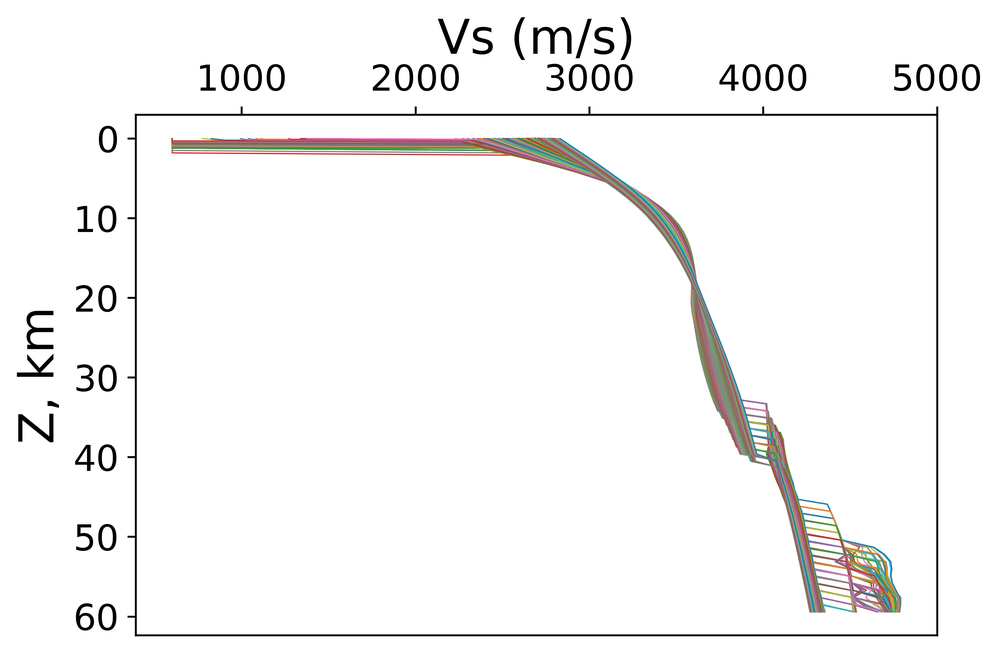
#> input picture SW4_rfile/create_vel_model_rfilebasin/fig.profile_vs_basin.png, 1000 x 655 px, shrunk from 2901 x 1900 before the run, found by its file name; the run also reads 2 pictures not shown here
$ python rfile_figs_compare.py
#> lines starting #> are read from the running program, lines starting #| are printed output that depends on the picture
#!/usr/bin/env python3
# -*- coding: utf-8 -*-
"""
Created on Tue May  2 12:11:38 2023

@author: rshimony
"""

import matplotlib.pyplot as plt

fig = plt.figure(figsize=(11, 3.5))
# fig.tight_layout(rect=[0, 0.2, 1, 0.985])
fig.subplots_adjust(wspace=0.005)
# fig.suptitle('rfile Figures', fontsize=20 , x=0.5,y=0.95)

ax1 = fig.add_subplot(2,3,1)
Image1 = plt.imread('/Users/rshimony/Documents/My_Notebooks/create_vel_model_rfilebasin/fig.profile_vs_basin.png')
#> Image1 is the input picture: shape (655, 1000, 4) float32; mean R, G, B, A 0.963, 0.962, 0.96, 1
ax1.imshow(Image1)
ax1.axis('off')
ax1.set_title('Vs profile - basin' ,size=8)

ax2 = fig.add_subplot(2,3,2)
Image2 = plt.imread('/Users/rshimony/Documents/My_Notebooks/create_vel_model_rfilebasin/fig.crossection2_basin.png')
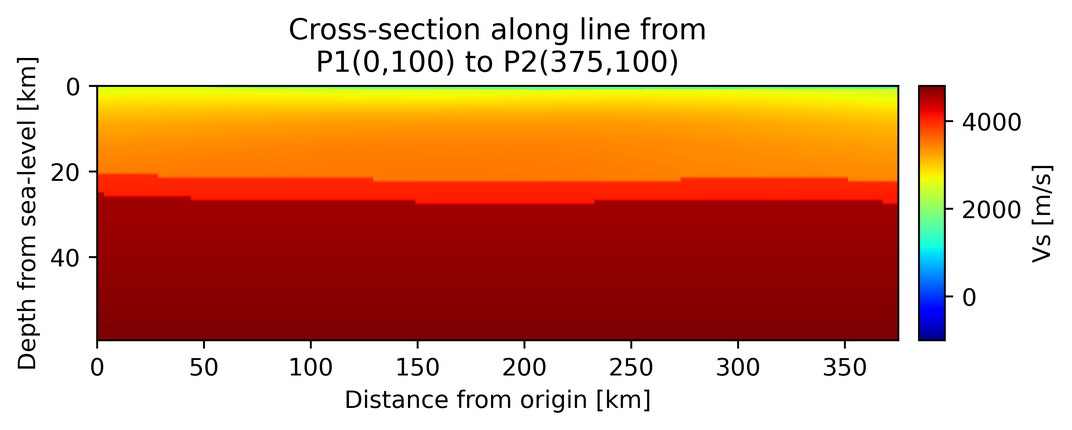
#> input picture SW4_rfile/create_vel_model_rfilebasin/fig.crossection2_basin.png, 1072 x 430 px, shrunk from 3111 x 1246 before the run, found by its file name
#> Image2 is the input picture: shape (430, 1072, 4) float32; mean R, G, B, A 0.85, 0.63, 0.523, 1
ax2.imshow(Image2)
ax2.axis('off')
ax2.set_title('S-N cross section - basin' ,size=8)

ax3 = fig.add_subplot(2,3,3)
Image3 = plt.imread('/Users/rshimony/Documents/My_Notebooks/create_vel_model_rfilebasin/fig.crossection_basin.png')
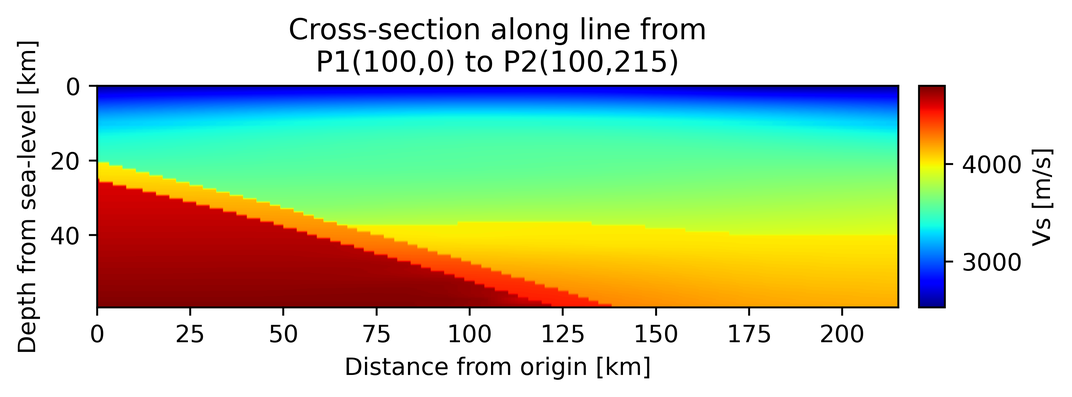
#> input picture SW4_rfile/create_vel_model_rfilebasin/fig.crossection_basin.png, 1072 x 397 px, shrunk from 3111 x 1152 before the run, found by its file name
#> Image3 is the input picture: shape (397, 1072, 4) float32; mean R, G, B, A 0.76, 0.823, 0.706, 1
ax3.imshow(Image3)
ax3.axis('off')
ax3.set_title('W-E cross section - basin' ,size=8)

ax4 = fig.add_subplot(2,3,4)
Image4 = plt.imread('/Users/rshimony/Documents/My_Notebooks/create_vel_model_rfiletopo/fig.profile_vs_steph.png')
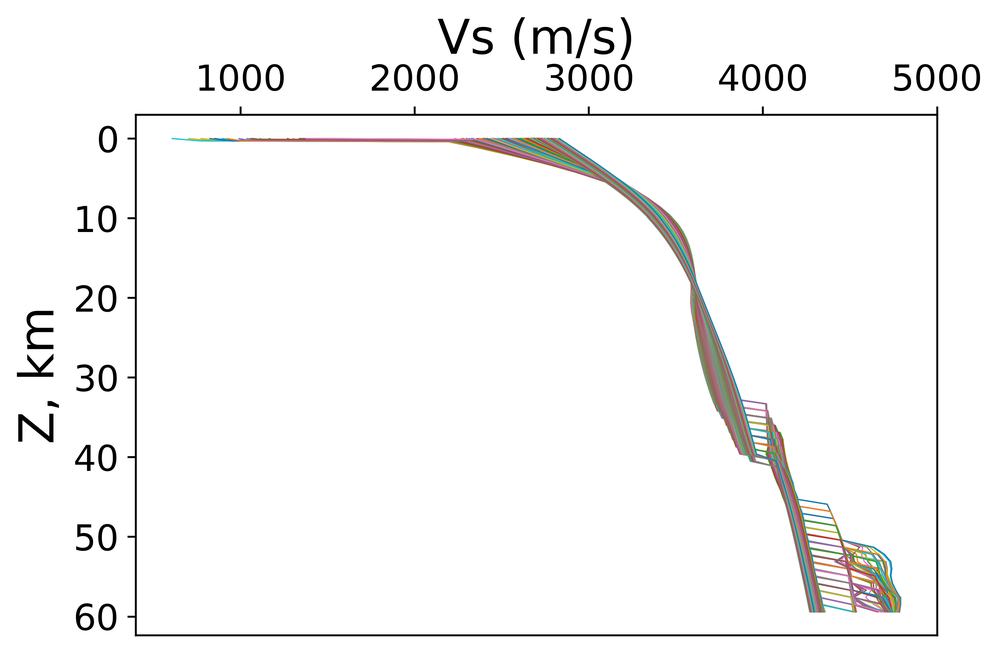
#> input picture SW4_rfile/create_vel_model_rfiletopo/fig.profile_vs_steph.png, 1000 x 655 px, shrunk from 2901 x 1900 before the run, found by its file name
#> Image4 is the input picture: shape (655, 1000, 4) float32; mean R, G, B, A 0.966, 0.964, 0.963, 1
ax4.imshow(Image4)
ax4.axis('off')
ax4.set_title('Vs profile - stephenson' ,size=8)

ax5 = fig.add_subplot(2,3,5)
Image5 = plt.imread('/Users/rshimony/Documents/My_Notebooks/create_vel_model_rfiletopo/fig.crossection2_steph.png')
ax5.imshow(Image5)
ax5.axis('off')
ax5.set_title('S-N cross section - stephenson' ,size=8)

ax6 = fig.add_subplot(2,3,6)
Image6 = plt.imread('/Users/rshimony/Documents/My_Notebooks/create_vel_model_rfiletopo/fig.crossection_steph.png')
ax6.imshow(Image6)
ax6.axis('off')
ax6.set_title('W-E cross section - stephenson' ,size=8)

plt.savefig('/Users/rshimony/Documents/My_Notebooks/create_vel_model_rfilebasin/rfile_comp_fig.jpg'
                    ,dpi=500,bbox_inches='tight')

#%%

plt.figure(figsize=(8,6))
tiff = '/Users/rshimony/Documents/My_Notebooks/create_vel_model_rfilebasin/tiff/elev_layer2.tif'
#> (the run stopped early here; a loop or call above may not have finished)
